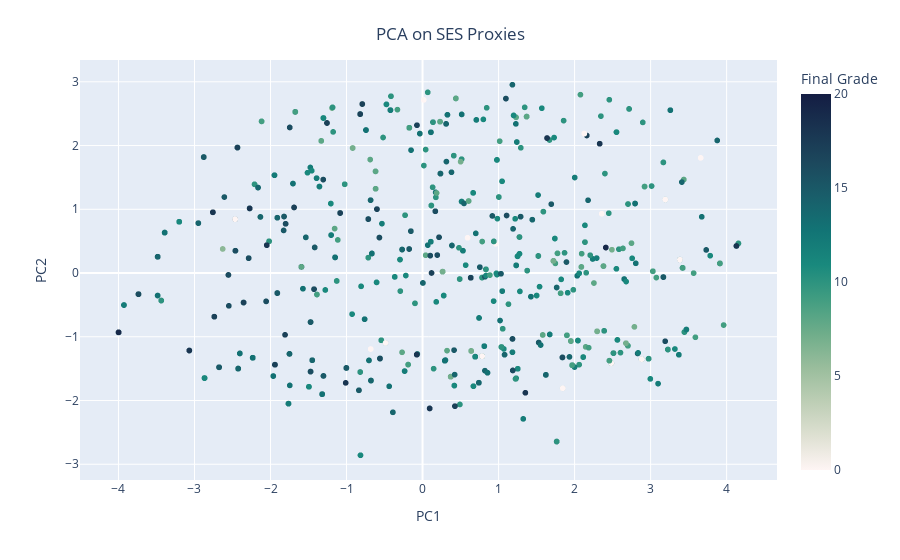

Source (notebook cell):
### Code cell
# 2D plot (was not really useful)
fig = px.scatter(
    x=df_pca.PC1, y=df_pca.PC3, color=df.G3, color_continuous_scale="tempo"
)
# set x and y labels
fig.update_layout(
    xaxis_title="PC1",
    yaxis_title="PC2",
    title={
        "text": "PCA on SES Proxies",
        "y": 0.95,
        "x": 0.5,
        "xanchor": "center",
        "yanchor": "top",
    },
    coloraxis_colorbar=dict(title="Final Grade"),
)

fig.update_traces(mode="markers")
fig.show()

### Figure 1 — Plotly figure (JSON) as saved in the notebook; plotly's stock layout.template omitted (floating-point values rounded to 4 significant figures; data arrays with more than 128 entries replaced by an {"elided": "..."} marker saying what was removed)
{"data": [{"hovertemplate": "x=%{x}<br>y=%{y}<br>color=%{marker.color}<extra></extra>", "legendgroup": "", "marker": {"color": {"elided": "1044 int values"}, "coloraxis": "coloraxis", "symbol": "circle"}, "mode": "markers", "name": "", "showlegend": false, "type": "scattergl", "x": {"elided": "1044 float values"}, "xaxis": "x", "y": {"elided": "1044 float values"}, "yaxis": "y"}], "layout": {"coloraxis": {"colorbar": {"title": {"text": "Final Grade"}}, "colorscale": [[0, "rgb(254, 245, 244)"], [0.09091, "rgb(222, 224, 210)"], [0.1818, "rgb(189, 206, 181)"], [0.2727, "rgb(153, 189, 156)"], [0.3636, "rgb(110, 173, 138)"], [0.4545, "rgb(65, 157, 129)"], [0.5455, "rgb(25, 137, 125)"], [0.6364, "rgb(18, 116, 117)"], [0.7273, "rgb(25, 94, 106)"], [0.8182, "rgb(28, 72, 93)"], [0.9091, "rgb(25, 51, 80)"], [1, "rgb(20, 29, 67)"]]}, "legend": {"tracegroupgap": 0}, "margin": {"t": 60}, "title": {"text": "PCA on SES Proxies", "x": 0.5, "xanchor": "center", "y": 0.95, "yanchor": "top"}, "xaxis": {"anchor": "y", "domain": [0, 1], "title": {"text": "PC1"}}, "yaxis": {"anchor": "x", "domain": [0, 1], "title": {"text": "PC2"}}}}
